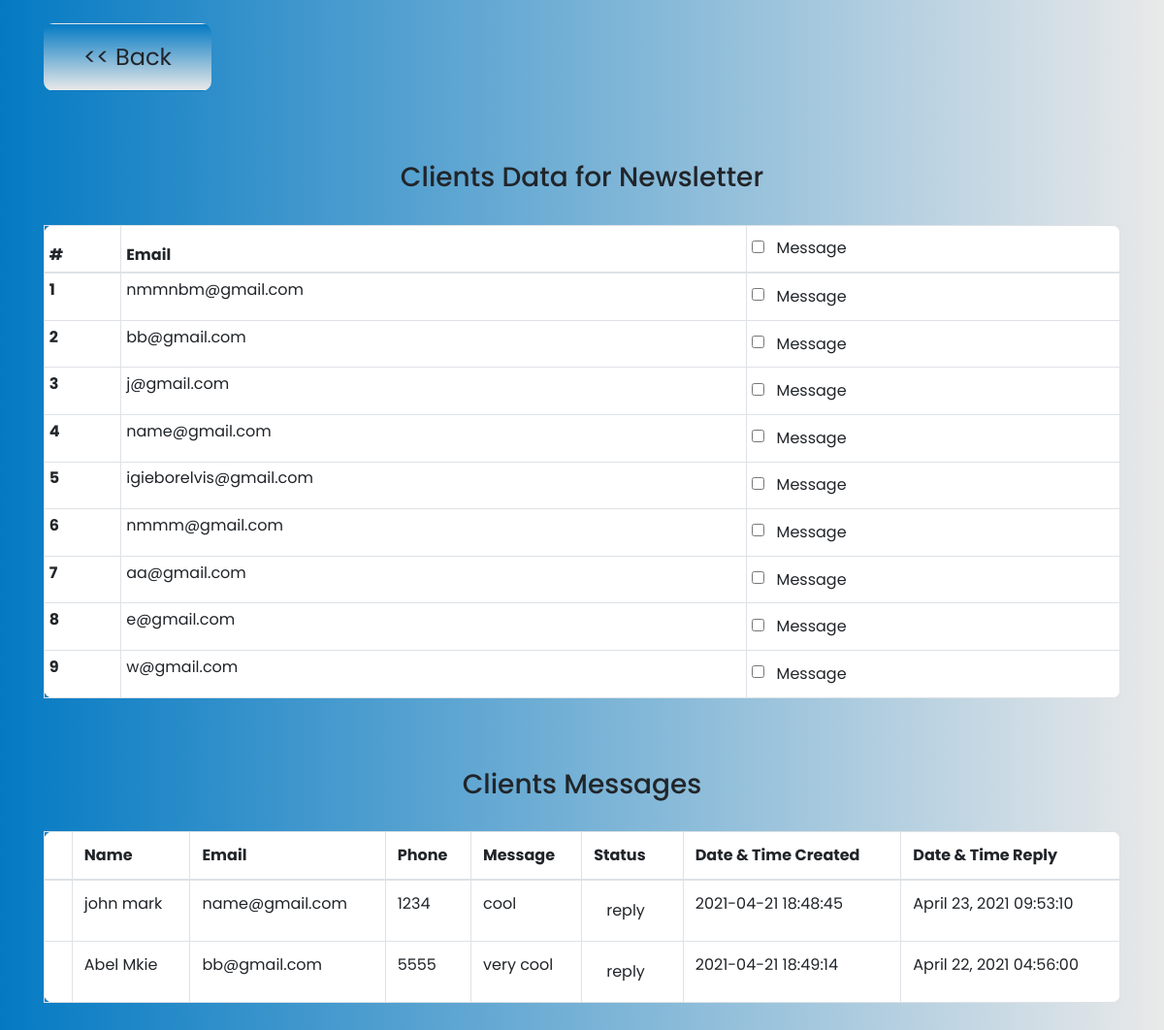
Page /clientData.php on the committed database.
### tables this page shows
CREATE TABLE `client_newsletter` (
  `id` int(11) NOT NULL,
  `email` varchar(100) NOT NULL,
  `client_id` int(11) NOT NULL,
  `date_requested` date DEFAULT NULL,
  `status` tinyint(1) NOT NULL
);

CREATE TABLE `client` (
  `client_id` int(11) NOT NULL,
  `full_name` text NOT NULL,
  `phone_number` int(155) NOT NULL,
  `email_address` varchar(155) NOT NULL,
  `message` text NOT NULL,
  `status` tinyint(1) NOT NULL,
  `date_added` datetime NOT NULL DEFAULT current_timestamp(),
  `date_replied` varchar(300) NOT NULL
);

### core/admin.php (the view, shortened to what this page needs)
<?php
class User extends Admin{
    public function get_client_details(){
        $q ="SELECT * FROM client";
        $run = $this->query($q);
        if(!$run){
            echo $this->connect_error;
        }else{
            while($row = $run->fetch_object()){
                $client_id= $row->client_id;
                $clientname = $row->full_name;
                $clientemail = $row->email_address;
                $clientphone = $row->phone_number;
                $clientmessage = $row->message;
                $clientdate_added = $row->date_added;
                $client_date_replied = $row->date_replied;
               echo"
               <tr>
               <th scope='row'></th>
               <td>$clientname</td>
               <td>$clientemail</td>
               <td>$clientphone</td>
               <td>$clientmessage</td>
               <td><a href='clientData.php?name=$client_id'><button class='btn replyBtn' name='' type='submit' >reply</button></a> <span><img src='Images/email-check.png' alt='' class='replied' style='display: none;'></span></td>
               <td>$clientdate_added</td>
               <td>$client_date_replied</td>
             </tr>
               ";
            }
        }
    }
    public function display_user_email(){
        $q = "SELECT * FROM client_newsletter";
        $run = $this->query($q);
       while($row = $run->fetch_object()){
           $email = $row->email;
           $id = $row->client_id;
           echo "
           <tr>
           <th scope='row'>$id</th>
           <td> $email</td>
           <td><input type='checkbox' name='' id=''><button class='btn'>Message</td>
         </tr>
           ";
       }
    }
}

### clientData.php (shortened to what this page needs)
<?php session_start();
include_once 'core/admin.php';
$client  = new User();
$client->update_date_time();
?>
<!DOCTYPE html>
<html lang="en">
<head>
    <link rel="stylesheet" href="bootstrap/bootstrap.min.css">
    <link rel="stylesheet" href="https://cdnjs.cloudflare.com/ajax/libs/font-awesome/5.15.1/css/all.min.css">
    <link rel="stylesheet" href="CSS/style.css">
    <link rel="stylesheet" href="CSS/navbar.css">
    <link rel="stylesheet" href="bootstrap/animate.min.css">
</head>
<body>
<div class="container wrap">
    <a href="adminNav.php" class="btn back mt-4"><span><<</span> Back</a>
    <section class="newsletter-data my-5">
        <h3 class="text-center py-4">Clients Data for Newsletter</h3>
        <table class="table table-sm table-bordered">
            <thead>
              <tr>
                <th scope="col">#</th>
                <th scope="col">Email</th>
                <th scope="col"><input type="checkbox" name="" id=""><button class="btn">Message</button></th>
              </tr>
            </thead>
            <tbody>
              <?php $client->display_user_email(); ?>
            </tbody>
          </table>
    </section>
    <section class="clientMessage my-5">
        <h3 class="text-center py-4">Clients Messages</h3>
        <div class="scrollbar2 scrollbar-primary cart-items" style="overflow-x:auto;">
        <table class="table table-bordered" id="table-wrap">
            <thead>
              <tr>
                <th scope="col"></th>
                <th scope="col">Name</th>
                <th scope="col">Email</th>
                <th scope="col">Phone</th>
                <th scope="col">Message</th>
                <th scope="col">Status</th>
                <th scope="col">Date & Time Created</th>
                <th scope="col">Date & Time Reply</th>
              </tr>
            </thead>
            <tbody>
              <?php $client ->get_client_details(); ?>
            </tbody>
          </table>
        </div>
    </section>
</div>
</body>
</html>

### CSS/style.css (style rules this page uses)
* { margin: 0%; padding: 0%; box-sizing: border-box; font-family: 'Poppins', sans-serif; }
html { scroll-behavior: smooth; }

### CSS/navbar.css (style rules this page uses)
* { margin: 0%; padding: 0%; box-sizing: border-box; font-family: 'Poppins', sans-serif; }

### clientData.php (style rules this page uses)
body { background: linear-gradient(90deg, rgba(4,122,195, 1), rgba(233,233,233, 1) 100%); }
table { background-color: #fff; border-radius: 10px; }
.back { padding: 1rem 2.5rem; background: linear-gradient(#047AC3, #e9e9e9); font-size: 1.5rem; border-radius: 10px; transition: 0.5s ease; }

### rows in the picture
client_newsletter: client "1", email "nmmnbm@gmail.com"
client_newsletter: client "2", email "bb@gmail.com"
client_newsletter: client "3", email "j@gmail.com"
client_newsletter: client "4", email "name@gmail.com"
client_newsletter: client "5", email "igieborelvis@gmail.com"
client_newsletter: client "6", email "nmmm@gmail.com"
client_newsletter: client "7", email "aa@gmail.com"
client_newsletter: client "8", email "e@gmail.com"
client_newsletter: client "9", email "w@gmail.com"
client: full_name "john mark", email_address "name@gmail.com", phone_number "1234", message "cool", date_added "2021-04-21 18:48:45", date_replied "April 23, 2021 09:53:10"
client: full_name "Abel Mkie", email_address "bb@gmail.com", phone_number "5555", message "very cool", date_added "2021-04-21 18:49:14", date_replied "April 22, 2021 04:56:00"
